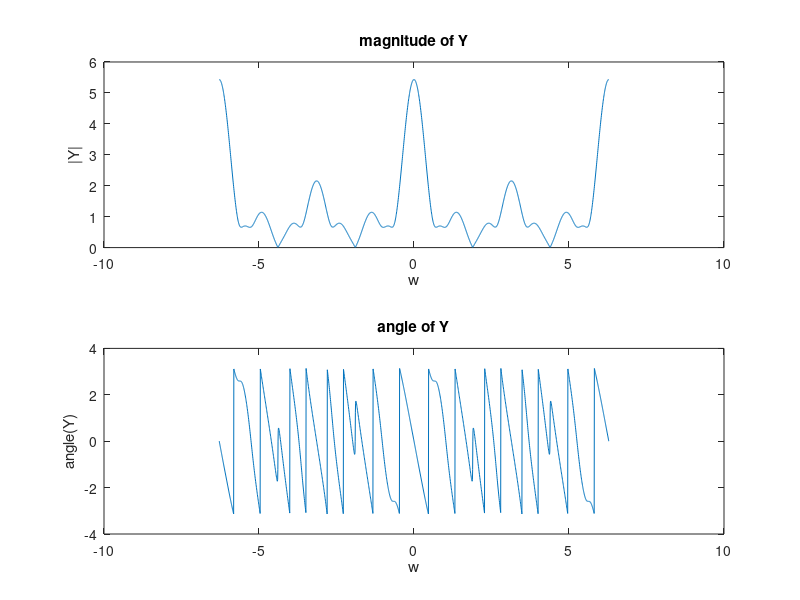

MATLAB code to generate this figure:
n = 0:10;
x = rand(1, 11);
k = -1000:1000;
w = (pi/500)*k;
X = x * (exp(-j*pi/500)) .^ (n'*k);
magX = abs(X);
angX = angle(X);

subplot(2,1,1)
plot(w, magX)
title('magnitude of X')
xlabel('w')
ylabel('|X|')

subplot(2,1,2)
plot(w, angX)
title('angle of X')
xlabel('w')
ylabel('angle(X)')

y = x;
m = n + 2;
Y = y * (exp(-j*pi/500)) .^ (m'*k);
magY = abs(Y);
angY = angle(Y);

subplot(2,1,1)
plot(w, magY)
title('magnitude of Y')
xlabel('w')
ylabel('|Y|')

subplot(2,1,2)
plot(w, angY)
title('angle of Y')
xlabel('w')
ylabel('angle(Y)')

Ycheck = X .*exp(-j*pi/500).^(2*k)
difference = abs(Y - Ycheck)
max(abs(Y - Ycheck))
